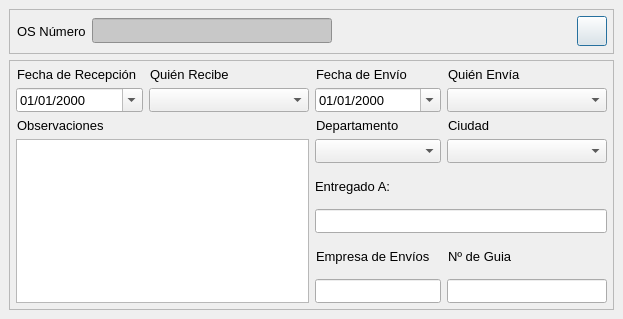
<?xml version="1.0" encoding="UTF-8"?>
<ui version="4.0">
 <class>soTrackingForm</class>
 <widget class="QDialog" name="soTrackingForm">
  <property name="windowModality">
   <enum>Qt::WindowModal</enum>
  </property>
  <property name="geometry">
   <rect>
    <x>0</x>
    <y>0</y>
    <width>623</width>
    <height>319</height>
   </rect>
  </property>
  <property name="sizePolicy">
   <sizepolicy hsizetype="Preferred" vsizetype="Preferred">
    <horstretch>0</horstretch>
    <verstretch>0</verstretch>
   </sizepolicy>
  </property>
  <property name="minimumSize">
   <size>
    <width>0</width>
    <height>0</height>
   </size>
  </property>
  <property name="windowTitle">
   <string>Recepción y Envío</string>
  </property>
  <property name="windowIcon">
   <iconset resource="../resources/resources.qrc">
    <normaloff>:/icons/icons/tracking.png</normaloff>:/icons/icons/tracking.png</iconset>
  </property>
  <layout class="QGridLayout" name="gridLayout_4">
   <property name="leftMargin">
    <number>9</number>
   </property>
   <property name="topMargin">
    <number>9</number>
   </property>
   <property name="rightMargin">
    <number>9</number>
   </property>
   <property name="bottomMargin">
    <number>9</number>
   </property>
   <item row="1" column="0">
    <widget class="QFrame" name="frame">
     <property name="frameShape">
      <enum>QFrame::StyledPanel</enum>
     </property>
     <layout class="QGridLayout" name="gridLayout_3">
      <property name="leftMargin">
       <number>6</number>
      </property>
      <property name="topMargin">
       <number>6</number>
      </property>
      <property name="rightMargin">
       <number>6</number>
      </property>
      <property name="bottomMargin">
       <number>6</number>
      </property>
      <item row="0" column="0">
       <layout class="QGridLayout" name="gridLayout">
        <item row="0" column="0">
         <widget class="QLabel" name="label">
          <property name="font">
           <font>
            <pointsize>10</pointsize>
           </font>
          </property>
          <property name="text">
           <string>Fecha de Recepción</string>
          </property>
          <property name="margin">
           <number>2</number>
          </property>
          <property name="indent">
           <number>1</number>
          </property>
         </widget>
        </item>
        <item row="0" column="1">
         <widget class="QLabel" name="label_2">
          <property name="font">
           <font>
            <pointsize>10</pointsize>
           </font>
          </property>
          <property name="text">
           <string>Quién Recibe</string>
          </property>
          <property name="margin">
           <number>2</number>
          </property>
          <property name="indent">
           <number>1</number>
          </property>
         </widget>
        </item>
        <item row="0" column="2">
         <widget class="QLabel" name="label_6">
          <property name="font">
           <font>
            <pointsize>10</pointsize>
           </font>
          </property>
          <property name="text">
           <string>Fecha de Envío</string>
          </property>
          <property name="margin">
           <number>2</number>
          </property>
          <property name="indent">
           <number>1</number>
          </property>
         </widget>
        </item>
        <item row="0" column="3">
         <widget class="QLabel" name="label_3">
          <property name="font">
           <font>
            <pointsize>10</pointsize>
           </font>
          </property>
          <property name="text">
           <string>Quién Envía</string>
          </property>
          <property name="margin">
           <number>2</number>
          </property>
          <property name="indent">
           <number>1</number>
          </property>
         </widget>
        </item>
        <item row="1" column="0">
         <widget class="QDateEdit" name="receiptDateEdit">
          <property name="minimumSize">
           <size>
            <width>0</width>
            <height>24</height>
           </size>
          </property>
          <property name="font">
           <font>
            <pointsize>10</pointsize>
           </font>
          </property>
          <property name="displayFormat">
           <string>dd/MM/yyyy</string>
          </property>
          <property name="calendarPopup">
           <bool>true</bool>
          </property>
         </widget>
        </item>
        <item row="1" column="1">
         <widget class="QComboBox" name="receiverNameComboBox">
          <property name="minimumSize">
           <size>
            <width>160</width>
            <height>24</height>
           </size>
          </property>
          <property name="font">
           <font>
            <pointsize>10</pointsize>
           </font>
          </property>
          <property name="currentIndex">
           <number>-1</number>
          </property>
         </widget>
        </item>
        <item row="1" column="2">
         <widget class="QDateEdit" name="shippingDateEdit">
          <property name="minimumSize">
           <size>
            <width>0</width>
            <height>24</height>
           </size>
          </property>
          <property name="font">
           <font>
            <pointsize>10</pointsize>
           </font>
          </property>
          <property name="displayFormat">
           <string>dd/MM/yyyy</string>
          </property>
          <property name="calendarPopup">
           <bool>true</bool>
          </property>
         </widget>
        </item>
        <item row="1" column="3">
         <widget class="QComboBox" name="shipperNameComboBox">
          <property name="minimumSize">
           <size>
            <width>160</width>
            <height>24</height>
           </size>
          </property>
          <property name="font">
           <font>
            <pointsize>10</pointsize>
           </font>
          </property>
         </widget>
        </item>
        <item row="2" column="0">
         <widget class="QLabel" name="label_9">
          <property name="font">
           <font>
            <pointsize>10</pointsize>
           </font>
          </property>
          <property name="text">
           <string>Observaciones</string>
          </property>
          <property name="margin">
           <number>2</number>
          </property>
          <property name="indent">
           <number>1</number>
          </property>
         </widget>
        </item>
        <item row="2" column="2">
         <widget class="QLabel" name="label_4">
          <property name="font">
           <font>
            <pointsize>10</pointsize>
           </font>
          </property>
          <property name="text">
           <string>Departamento</string>
          </property>
          <property name="margin">
           <number>2</number>
          </property>
          <property name="indent">
           <number>1</number>
          </property>
         </widget>
        </item>
        <item row="2" column="3">
         <widget class="QLabel" name="label_5">
          <property name="font">
           <font>
            <pointsize>10</pointsize>
           </font>
          </property>
          <property name="text">
           <string>Ciudad</string>
          </property>
          <property name="margin">
           <number>2</number>
          </property>
          <property name="indent">
           <number>1</number>
          </property>
         </widget>
        </item>
        <item row="3" column="0" rowspan="5" colspan="2">
         <widget class="QTextEdit" name="observationsTextEdit">
          <property name="sizePolicy">
           <sizepolicy hsizetype="Expanding" vsizetype="Expanding">
            <horstretch>0</horstretch>
            <verstretch>0</verstretch>
           </sizepolicy>
          </property>
          <property name="font">
           <font>
            <pointsize>10</pointsize>
           </font>
          </property>
          <property name="tabChangesFocus">
           <bool>true</bool>
          </property>
          <property name="acceptRichText">
           <bool>false</bool>
          </property>
         </widget>
        </item>
        <item row="3" column="2">
         <widget class="QComboBox" name="shippingStateComboBox">
          <property name="minimumSize">
           <size>
            <width>0</width>
            <height>24</height>
           </size>
          </property>
         </widget>
        </item>
        <item row="3" column="3">
         <widget class="QComboBox" name="shippingCityComboBox">
          <property name="sizePolicy">
           <sizepolicy hsizetype="Preferred" vsizetype="Fixed">
            <horstretch>0</horstretch>
            <verstretch>0</verstretch>
           </sizepolicy>
          </property>
          <property name="minimumSize">
           <size>
            <width>0</width>
            <height>24</height>
           </size>
          </property>
         </widget>
        </item>
        <item row="6" column="2">
         <widget class="QLabel" name="label_11">
          <property name="font">
           <font>
            <pointsize>10</pointsize>
           </font>
          </property>
          <property name="text">
           <string>Empresa de Envíos</string>
          </property>
          <property name="margin">
           <number>2</number>
          </property>
          <property name="indent">
           <number>1</number>
          </property>
         </widget>
        </item>
        <item row="6" column="3">
         <widget class="QLabel" name="label_8">
          <property name="font">
           <font>
            <pointsize>10</pointsize>
           </font>
          </property>
          <property name="text">
           <string>Nº de Guia</string>
          </property>
          <property name="margin">
           <number>2</number>
          </property>
          <property name="indent">
           <number>1</number>
          </property>
         </widget>
        </item>
        <item row="7" column="2">
         <widget class="QLineEdit" name="shippingCompany">
          <property name="sizePolicy">
           <sizepolicy hsizetype="Preferred" vsizetype="Fixed">
            <horstretch>0</horstretch>
            <verstretch>0</verstretch>
           </sizepolicy>
          </property>
          <property name="minimumSize">
           <size>
            <width>0</width>
            <height>24</height>
           </size>
          </property>
          <property name="font">
           <font>
            <pointsize>10</pointsize>
           </font>
          </property>
         </widget>
        </item>
        <item row="7" column="3">
         <widget class="QLineEdit" name="guideNumberLineEdit">
          <property name="sizePolicy">
           <sizepolicy hsizetype="Preferred" vsizetype="Fixed">
            <horstretch>0</horstretch>
            <verstretch>0</verstretch>
           </sizepolicy>
          </property>
          <property name="minimumSize">
           <size>
            <width>0</width>
            <height>24</height>
           </size>
          </property>
          <property name="font">
           <font>
            <pointsize>10</pointsize>
           </font>
          </property>
         </widget>
        </item>
        <item row="5" column="2" colspan="2">
         <widget class="QLineEdit" name="shippingNameLineEdit">
          <property name="sizePolicy">
           <sizepolicy hsizetype="Preferred" vsizetype="Fixed">
            <horstretch>0</horstretch>
            <verstretch>0</verstretch>
           </sizepolicy>
          </property>
          <property name="minimumSize">
           <size>
            <width>0</width>
            <height>24</height>
           </size>
          </property>
          <property name="font">
           <font>
            <pointsize>10</pointsize>
           </font>
          </property>
         </widget>
        </item>
        <item row="4" column="2" colspan="2">
         <widget class="QLabel" name="label_7">
          <property name="font">
           <font>
            <pointsize>10</pointsize>
           </font>
          </property>
          <property name="text">
           <string>Entregado A:</string>
          </property>
          <property name="margin">
           <number>2</number>
          </property>
         </widget>
        </item>
       </layout>
      </item>
     </layout>
    </widget>
   </item>
   <item row="0" column="0">
    <widget class="QFrame" name="menuFrame">
     <property name="minimumSize">
      <size>
       <width>0</width>
       <height>45</height>
      </size>
     </property>
     <property name="maximumSize">
      <size>
       <width>16777215</width>
       <height>50</height>
      </size>
     </property>
     <property name="frameShape">
      <enum>QFrame::StyledPanel</enum>
     </property>
     <layout class="QGridLayout" name="gridLayout_2">
      <property name="leftMargin">
       <number>6</number>
      </property>
      <property name="topMargin">
       <number>6</number>
      </property>
      <property name="rightMargin">
       <number>6</number>
      </property>
      <property name="bottomMargin">
       <number>6</number>
      </property>
      <item row="0" column="0">
       <widget class="QLabel" name="label_10">
        <property name="font">
         <font>
          <pointsize>10</pointsize>
         </font>
        </property>
        <property name="text">
         <string>OS Número</string>
        </property>
        <property name="indent">
         <number>1</number>
        </property>
       </widget>
      </item>
      <item row="0" column="1">
       <widget class="QLineEdit" name="soNumberLineEdit">
        <property name="minimumSize">
         <size>
          <width>0</width>
          <height>24</height>
         </size>
        </property>
        <property name="maximumSize">
         <size>
          <width>16777215</width>
          <height>16777215</height>
         </size>
        </property>
        <property name="font">
         <font>
          <family>DejaVu Sans</family>
          <pointsize>10</pointsize>
          <weight>9</weight>
          <italic>true</italic>
          <bold>false</bold>
         </font>
        </property>
        <property name="toolTip">
         <string>Introduzca Dato a Localizar</string>
        </property>
        <property name="styleSheet">
         <string notr="true">background-color: rgb(200, 200, 200);
font: 75 oblique 10pt &quot;DejaVu Sans&quot;;</string>
        </property>
        <property name="readOnly">
         <bool>true</bool>
        </property>
       </widget>
      </item>
      <item row="0" column="2">
       <spacer name="horizontalSpacer">
        <property name="orientation">
         <enum>Qt::Horizontal</enum>
        </property>
        <property name="sizeHint" stdset="0">
         <size>
          <width>40</width>
          <height>20</height>
         </size>
        </property>
       </spacer>
      </item>
      <item row="0" column="3">
       <widget class="QPushButton" name="saveButton">
        <property name="enabled">
         <bool>true</bool>
        </property>
        <property name="minimumSize">
         <size>
          <width>30</width>
          <height>30</height>
         </size>
        </property>
        <property name="maximumSize">
         <size>
          <width>30</width>
          <height>30</height>
         </size>
        </property>
        <property name="toolTip">
         <string>Guardar</string>
        </property>
        <property name="text">
         <string/>
        </property>
        <property name="icon">
         <iconset resource="../resources/resources.qrc">
          <normaloff>:/icons/icons/save.png</normaloff>:/icons/icons/save.png</iconset>
        </property>
       </widget>
      </item>
     </layout>
    </widget>
   </item>
  </layout>
 </widget>
 <tabstops>
  <tabstop>soNumberLineEdit</tabstop>
  <tabstop>receiptDateEdit</tabstop>
  <tabstop>receiverNameComboBox</tabstop>
  <tabstop>shippingDateEdit</tabstop>
  <tabstop>shipperNameComboBox</tabstop>
  <tabstop>shippingStateComboBox</tabstop>
  <tabstop>shippingCityComboBox</tabstop>
  <tabstop>shippingNameLineEdit</tabstop>
  <tabstop>shippingCompany</tabstop>
  <tabstop>guideNumberLineEdit</tabstop>
  <tabstop>observationsTextEdit</tabstop>
  <tabstop>saveButton</tabstop>
 </tabstops>
 <resources>
  <include location="../resources/resources.qrc"/>
 </resources>
 <connections/>
</ui>
